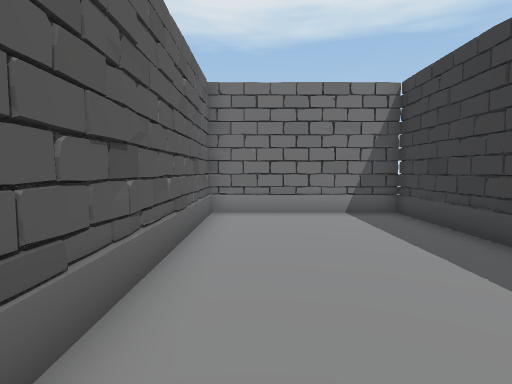
[1] (above)

15 first-person views from a walk through a scene from a Unity 3-D project. The camera is 1.3 m above the floor, tilts 4° down and sees 80° across. The floor is counted in squares, 1 m on a side. Each view is taken from the middle of a square. On the plan, view 1 faces up. The plan holds only what a view shows up to about 14 squares ahead; the rest is blank. The player character is not drawn. Some animated figures are left out.

[2]
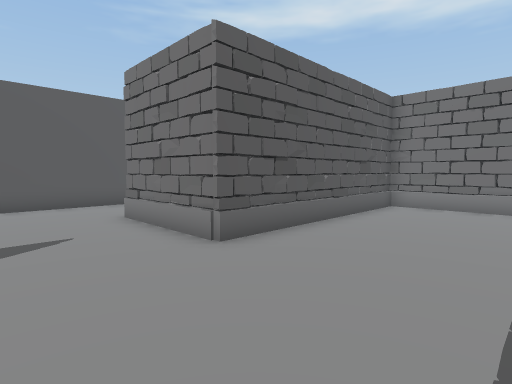

[3]
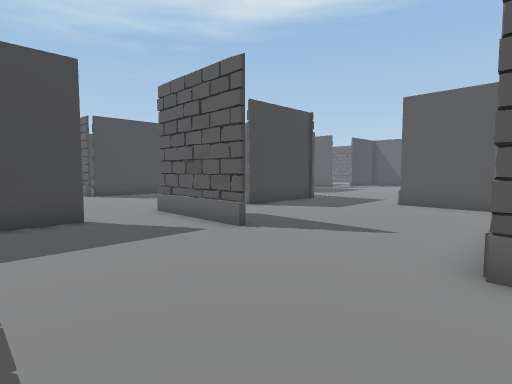

[4]
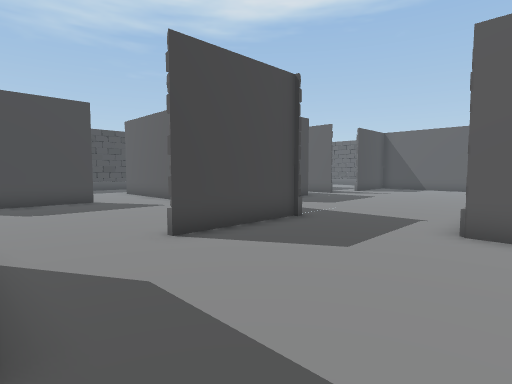

[5]
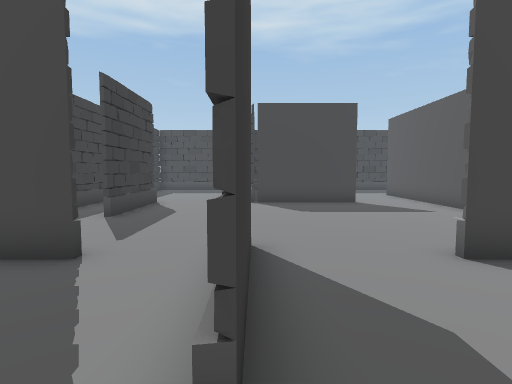

[6]
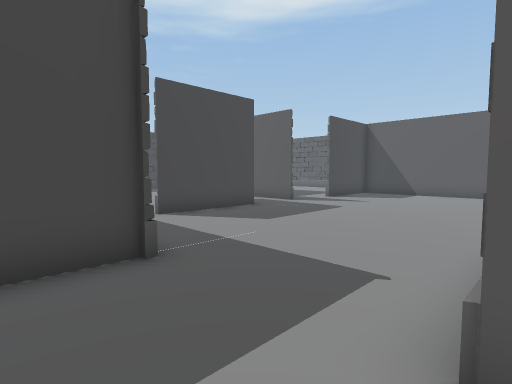

[7]
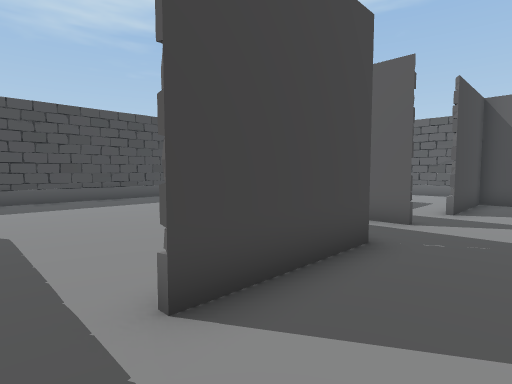

[8]
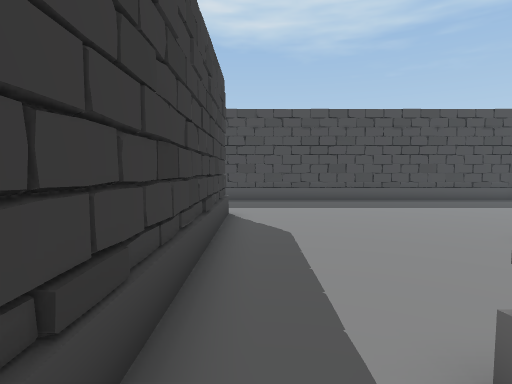

[9]
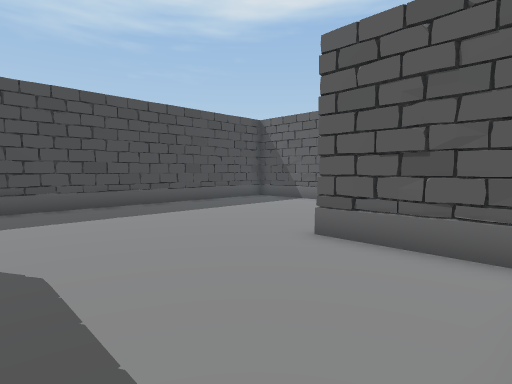

[10]
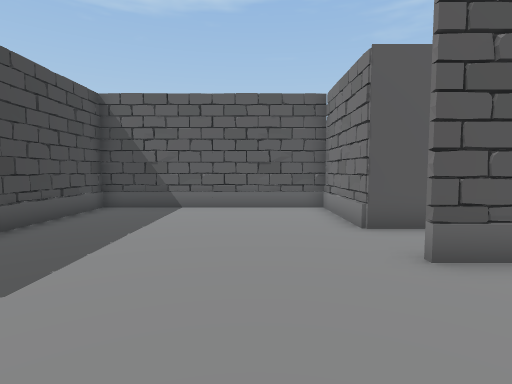

[11]
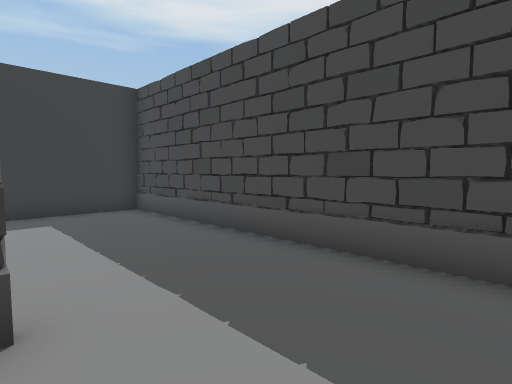

[12]
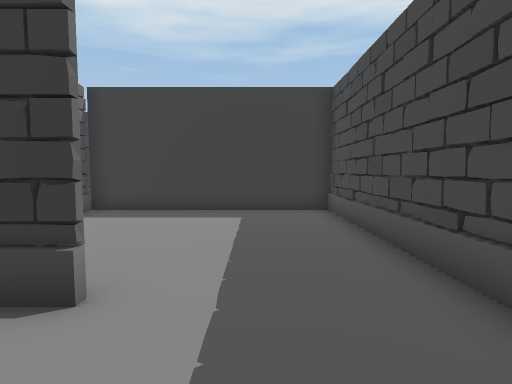

[13]
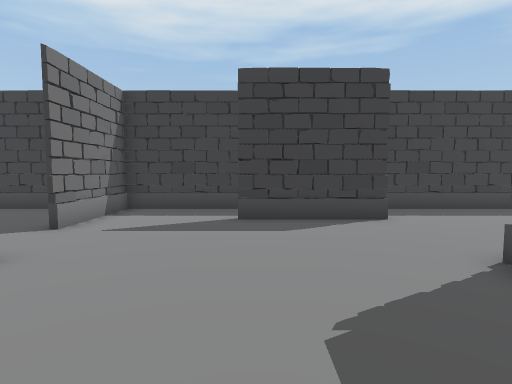

[14]
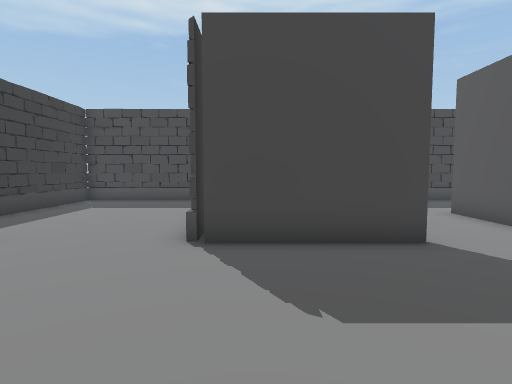

[15]
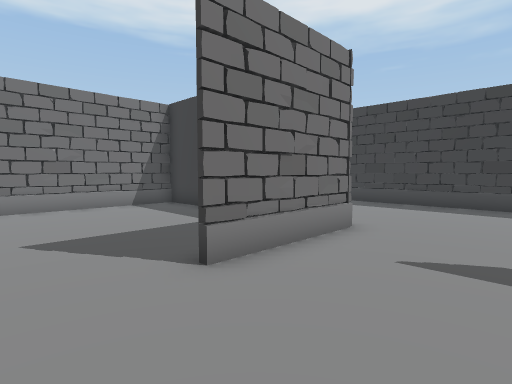

### Floor plan
Points are (right, up) in squares from view 1. A wall is a line through its corners. A room is listed if a view was taken in it or the views show most of it. See-through windows are left out.
Room 1 (views 1, 2, 3, 4, 5, 6, 7, 8, 13, 14, 15)
walls: (-9.2, -6.4) (-5, -6.4); (-15.4, -10.4) (-11.2, -10.4); (-9, 3) (-9, -2.4); (-9, -12.1) (-9, -14.5); (-17.7, -10.5) (-17.7, -11.6); (-1.8, -3.3) (-1.8, -7.4); (-1.9, -6.5) (-1.9, -3.2); (-1.4, -5.3) (-1.4, -5.8); (-17.7, -13.1) (-17.7, -14.5); (-6.1, -14.4) (-1.6, -14.4); (0.6, -6.4) (2.4, -6.4); (-24.2, -9.1) (-24.2, -10.2) (-20.2, -10.2); (-1.6, 7.4) (-1.6, 9.5); (4.4, -4) (4.4, 9.5) (-7.1, 9.5); (-1.4, 9.5) (-1.4, 1.5) (-5.6, 1.5); (4.4, -10.5) (4.4, -6.5) (0.6, -6.5); (2.2, -14.6) (2.2, -10.5); (-0.2, -22.5) (4.4, -22.5) (4.4, -12.6)
low walls: (-1.4, -4) (-1.4, -4.5)
ways out: opening at (-16.5, -14.5) to room 2; opening at (-10.5, -10) to room 2; opening at (-7.5, -14) to room 2
Room 2 (views 9, 10, 11, 12)
walls: (-9.1, -18.4) (-9.1, -10); (-9, -14.5) (-9, -18.4); (-17.7, -14.5) (-21.8, -14.5) (-21.8, -22.5) (-1.9, -22.5) (-1.9, -14.5); (-15.3, -11.4) (-15.3, -14.6)
ways out: opening at (-16.5, -14.5) to room 1; opening at (-10.5, -10) to room 1; opening at (-7.5, -14) to room 1

Where each view was taken, in squares from view 1:
view 1: 0 up, 0 right, facing up
view 2: 2 down, 3 right, facing up-left
view 3: 2 up, 3 right, facing down-left
view 4: 1 down, 2 left, facing down-left
view 5: 2 down, 2 left, facing down
view 6: 2 down, 7 left, facing down-left
view 7: 8 down, 10 left, facing down-left
view 8: 9 down, 10 left, facing down
view 9: 11 down, 10 left, facing down-left
view 10: 17 down, 11 left, facing left
view 11: 18 down, 12 left, facing down-right
view 12: 20 down, 12 left, facing right
view 13: 11 down, 6 left, facing right
view 14: 9 down, 3 left, facing down
view 15: 2 down, 8 left, facing up-right
